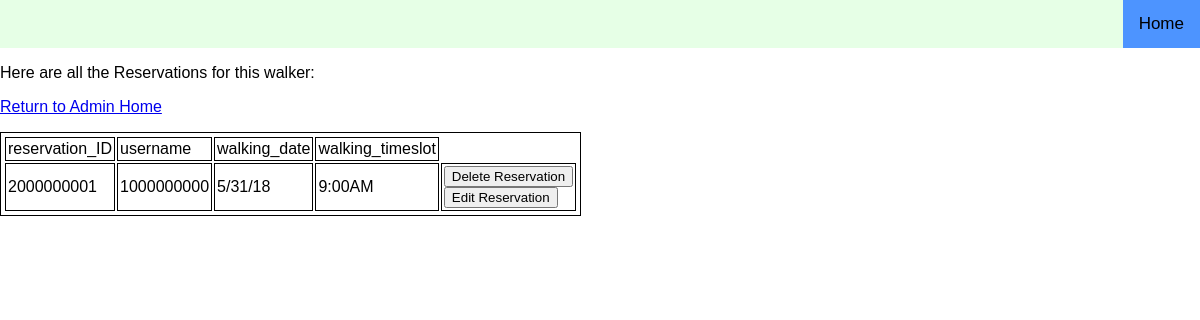
/admin/editReservations.php (signed in), run on the app's committed database.
### tables this page shows
create table reservation(
  `reservation_ID` int(9) NOT NULL,
  `dogwalker_ID` int(9) NOT NULL,
  `client_ID` int(9) NOT NULL,
  `walking_date` varchar(10) NOT NULL,
  `walking_timeslot` varchar(10) NOT NULL,
  primary key (`reservation_ID`),
  foreign key (`dogwalker_ID`) references dog_walker (`dogwalker_ID`),
  foreign key (`client_ID`) references client (`client_ID`)
);

### admin/editReservations.php (called while the page is built, shortened)
<?php
include $_SERVER['DOCUMENT_ROOT'].'/DogWalkerRegistration_COMP353/header.php';
include_once $_SERVER['DOCUMENT_ROOT'].'/DogWalkerRegistration_COMP353/login/checkPwdUsr.php';
try{
  $sql4 = "SELECT * FROM reservation r JOIN dogwalker_admin d ON r.dogwalker_ID = d.dogwalker_ID";
  $reservationsEDIT = $pdo->query($sql4);
}
catch (PDOException $e)
{
  $error = 'Error fetching reservations from editReservations: ' . $e->getMessage();
  include $_SERVER['DOCUMENT_ROOT'].'/DogWalkerRegistration_COMP353/errors/error.php';
  exit();
}
include 'reservationList.html.php';
 ?>

### admin/reservationList.html.php (the view, shortened to what this page needs)
<!DOCTYPE html>
<html lang = "en">
<head>
</head>
<body>
    <p>Here are all the Reservations for this walker:</p>
    <p><a href="?returnHome">Return to Admin Home</a></p>
    <table >
      <tr>
        <td> <?php echo "reservation_ID"; ?> </td>
       <td> <?php echo "username"; ?> </td>
       <td> <?php echo "walking_date"; ?> </td>
        <td> <?php echo "walking_timeslot"; ?> </td>
       </tr>
    <?php foreach ($reservationsEDIT as $reserve1): ?>
      <tr>
      <td> <?php echo $reserve1['reservation_ID']; ?> </td>
      <td> <?php echo $reserve1['client_ID']; ?> </td>
      <td> <?php echo $reserve1['walking_date']; ?> </td>
      <td> <?php echo $reserve1['walking_timeslot']; ?> </td>
      <td>
         <form action="?deleteReservation" method="post">
         <input type="submit" value="Delete Reservation">
        </form>
        <form action="?editReservation" method="post">
         <input type="submit" value="Edit Reservation">
        </form>
      </td>
      </tr>
    <?php endforeach; ?>
    </table>
  </body>
</html>

### header.php (style rules this page uses)
body { margin: 0; font-family: Arial, Helvetica, sans-serif; }

### admin/reservationList.html.php (style rules this page uses)
table,th,td { border:0.2px solid black; padding:2px; }

### data on the page
reservation: reservation_ID "2000000001", client_ID "1000000000", walking_date "5/31/18", walking_timeslot "9:00AM"
